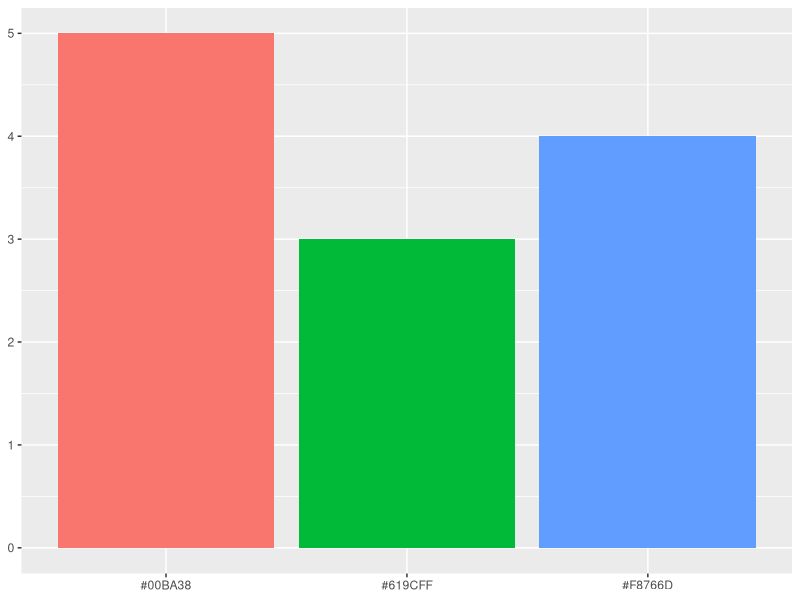

Source code (R):
## ---- chunk 1
library(tidyverse)
library(magrittr)
library(readxl)
library(ggplot2)
## ---- chunk 2
bar_data <- tibble(item=c("#F8766D", "#00BA38", "#619CFF"), count=c(4,5,3))
a <- ggplot(bar_data, aes(x=item, y=count, fill=item)) +
  geom_bar(stat="identity") +
  theme(axis.title.x = element_blank(),
        axis.title.y = element_blank(),
        legend.position = "none")
ggsave(a, filename="ggplotStandard3.png", width=3, height=2)
